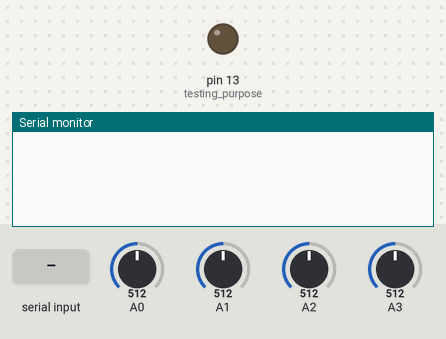
Recording of a sketch running on a simulated Arduino Uno, built with avr-gcc and run on an emulated ATmega328P. On the bench: output pins drawn as LEDs (lit = HIGH), the last lines printed to the serial monitor. The inputs (shaded band) are chosen by the test bench; at power-on: A0 = 512, A1 = 512, A2 = 512, A3 = 512.

Above: at 1.2 s.
1.3 s: A0 set to 716
At 2.4 s:
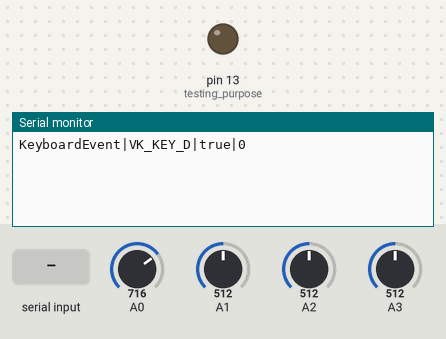
2.8 s: A1 set to 716
At 3.6 s:
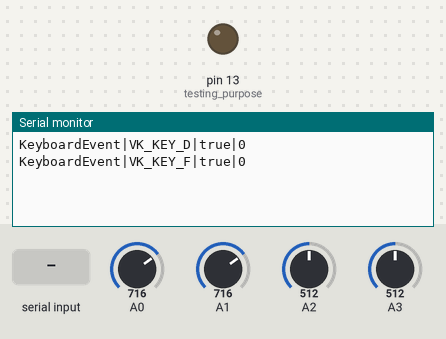
4.3 s: A2 set to 716
At 4.7 s:
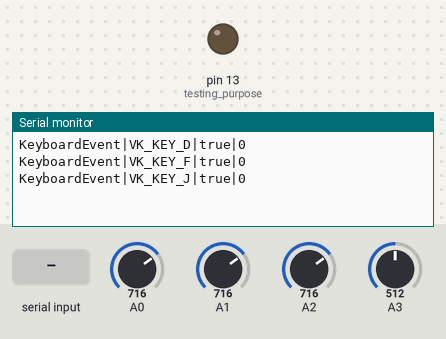
5.8 s: A3 set to 716
At 7.0 s:
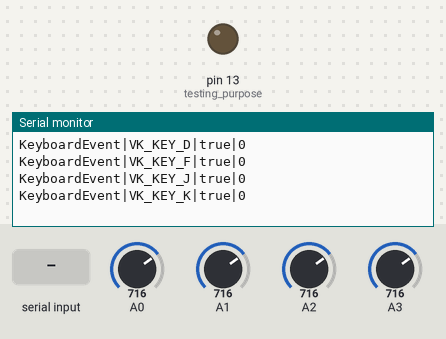
7.3 s: "AreYouClient\n" received over Serial
At 8.5 s:
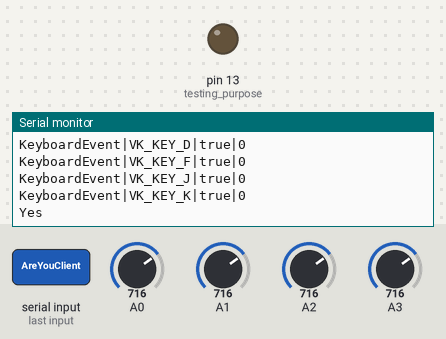
10.3 s: A0 set to 502
At 11.7 s:
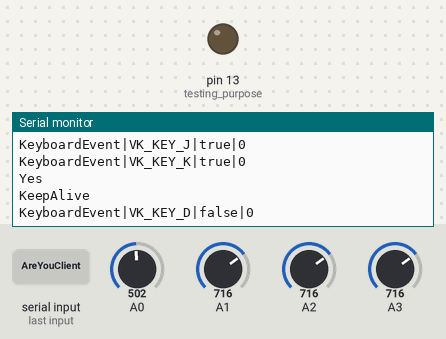

The sketch:

ArduinoHIDClientExample.ino
```cpp
bool hasSentKeepAlive = false;
bool hasBeenAsked = false;

bool k1LastState = 0;
bool k1NowState = 0;
bool k2LastState = 0;
bool k2NowState = 0;
bool k3LastState = 0;
bool k3NowState = 0;
bool k4LastState = 0;
bool k4NowState = 0;

void setup() {
	Serial.begin(115200);
	// Serial.setTimeout(250);
	pinMode(13, OUTPUT); // testing purpose
	pinMode(A0, INPUT);
}

void TrySendKeyBoardMessage(bool &lastState, bool &nowState, uint8_t pin, String key) {
	nowState = analogRead(pin) > 512 ? true : false;
	if (lastState == 1 && nowState == 0) {
		Serial.println("KeyboardEvent|" + key + "|false|0");
	}
	if (lastState == 0 && nowState == 1) {
		Serial.println("KeyboardEvent|" + key + "|true|0");
	}
	lastState = nowState;
}

void loop() {
	if (Serial.available() > 0) {
		String read = Serial.readStringUntil('\n');
		read.trim();
		if (read == "AreYouClient") {
			delay(40);
			Serial.println("Yes");
			hasBeenAsked = true;
		}
	}
	if ((millis() % (5 * 1000)) == 0 && !hasSentKeepAlive && hasBeenAsked) {
		Serial.println("KeepAlive");
		hasSentKeepAlive = true;
	}
	if ((millis() % (5 * 1000)) > 0 && hasSentKeepAlive && hasBeenAsked) {
		hasSentKeepAlive = false;
	}

	TrySendKeyBoardMessage(k1LastState, k1NowState, A0, "VK_KEY_D");
	TrySendKeyBoardMessage(k2LastState, k2NowState, A1, "VK_KEY_F");
	TrySendKeyBoardMessage(k3LastState, k3NowState, A2, "VK_KEY_J");
	TrySendKeyBoardMessage(k4LastState, k4NowState, A3, "VK_KEY_K");
}
```

Measured:
- after the input at 1.3 s, the serial monitor: prints a new line at once (image 1)
- after the input at 2.8 s, the serial monitor: prints a new line at once (image 2)
- after the input at 4.3 s, the serial monitor: prints a new line at once (image 3)
- after the input at 5.8 s, the serial monitor: prints a new line at once (image 4)
- after the input at 7.3 s, the serial monitor: prints a new line at once (image 5)
- after the input at 10.3 s, the serial monitor: prints a new line at once (image 6)
